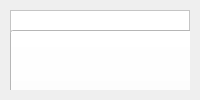
               <widget class="QWidget" name="Bot_SettingPanel">
                <layout class="QVBoxLayout" name="verticalLayout_49">
                 <property name="spacing">
                  <number>0</number>
                 </property>
                 <property name="leftMargin">
                  <number>10</number>
                 </property>
                 <property name="topMargin">
                  <number>10</number>
                 </property>
                 <property name="rightMargin">
                  <number>10</number>
                 </property>
                 <property name="bottomMargin">
                  <number>10</number>
                 </property>
                 <item>
                  <widget class="QFrame" name="frame">
                   <property name="styleSheet">
                    <string notr="true">background-color: rgb(255, 255, 255);</string>
                   </property>
                   <property name="frameShape">
                    <enum>QFrame::StyledPanel</enum>
                   </property>
                   <property name="frameShadow">
                    <enum>QFrame::Raised</enum>
                   </property>
                   <widget class="QPushButton" name="pushButton">
                    <property name="geometry">
                     <rect>
                      <x>0</x>
                      <y>20</y>
                      <width>191</width>
                      <height>171</height>
                     </rect>
                    </property>
                    <property name="text">
                     <string/>
                    </property>
                    <property name="icon">
                     <iconset>
                      <normaloff>C:/Users/A315-56/.designer/backup/image/278648865_716532036438113_3320425925480882445_n-removebg-preview.png</normaloff>C:/Users/A315-56/.designer/backup/image/278648865_716532036438113_3320425925480882445_n-removebg-preview.png</iconset>
                    </property>
                    <property name="iconSize">
                     <size>
                      <width>224</width>
                      <height>154</height>
                     </size>
                    </property>
                   </widget>
                   <widget class="QFrame" name="frame_16">
                    <property name="geometry">
                     <rect>
                      <x>210</x>
                      <y>0</y>
                      <width>501</width>
                      <height>211</height>
                     </rect>
                    </property>
                    <property name="frameShape">
                     <enum>QFrame::StyledPanel</enum>
                    </property>
                    <property name="frameShadow">
                     <enum>QFrame::Raised</enum>
                    </property>
                    <layout class="QGridLayout" name="gridLayout_3">
                     <item row="0" column="0">
                      <widget class="QLabel" name="label">
                       <property name="text">
                        <string>&lt;html&gt;&lt;head/&gt;&lt;body&gt;&lt;p&gt;&lt;span style=&quot; font-size:14pt; color:#4a4a4a;&quot;&gt;Design by : Tứ Trụ &lt;/span&gt;&lt;/p&gt;&lt;/body&gt;&lt;/html&gt;</string>
                       </property>
                      </widget>
                     </item>
                     <item row="0" column="1">
                      <widget class="QLabel" name="label_16">
                       <property name="text">
                        <string/>
                       </property>
                      </widget>
                     </item>
                     <item row="1" column="0">
                      <widget class="QLabel" name="label_5">
                       <property name="text">
                        <string>&lt;html&gt;&lt;head/&gt;&lt;body&gt;&lt;p&gt;&lt;span style=&quot; font-size:14pt;&quot;&gt;Đinh Thanh Tùng&lt;/span&gt;&lt;/p&gt;&lt;/body&gt;&lt;/html&gt;</string>
                       </property>
                      </widget>
                     </item>
                     <item row="1" column="1">
                      <widget class="QLabel" name="label_23">
                       <property name="text">
                        <string>&lt;html&gt;&lt;head/&gt;&lt;body&gt;&lt;p&gt;&lt;span style=&quot; font-size:14pt;&quot;&gt;20139096&lt;/span&gt;&lt;/p&gt;&lt;/body&gt;&lt;/html&gt;</string>
                       </property>
                      </widget>
                     </item>
                     <item row="2" column="0">
                      <widget class="QLabel" name="label_2">
                       <property name="text">
                        <string>&lt;html&gt;&lt;head/&gt;&lt;body&gt;&lt;p&gt;&lt;span style=&quot; font-size:14pt;&quot;&gt;Mai Văn Anh&lt;/span&gt;&lt;/p&gt;&lt;/body&gt;&lt;/html&gt;</string>
                       </property>
                      </widget>
                     </item>
                     <item row="2" column="1">
                      <widget class="QLabel" name="label_24">
                       <property name="text">
                        <string>&lt;html&gt;&lt;head/&gt;&lt;body&gt;&lt;p&gt;&lt;span style=&quot; font-size:14pt;&quot;&gt;20139059&lt;/span&gt;&lt;/p&gt;&lt;/body&gt;&lt;/html&gt;</string>
                       </property>
                      </widget>
                     </item>
                     <item row="3" column="0">
                      <widget class="QLabel" name="label_3">
                       <property name="text">
                        <string>&lt;html&gt;&lt;head/&gt;&lt;body&gt;&lt;p&gt;&lt;span style=&quot; font-size:14pt;&quot;&gt;Trần Toàn Thắng&lt;/span&gt;&lt;/p&gt;&lt;/body&gt;&lt;/html&gt;</string>
                       </property>
                      </widget>
                     </item>
                     <item row="3" column="1">
                      <widget class="QLabel" name="label_25">
                       <property name="text">
                        <string>&lt;html&gt;&lt;head/&gt;&lt;body&gt;&lt;p&gt;&lt;span style=&quot; font-size:14pt;&quot;&gt;20139015&lt;/span&gt;&lt;/p&gt;&lt;/body&gt;&lt;/html&gt;</string>
                       </property>
                      </widget>
                     </item>
                     <item row="4" column="0">
                      <widget class="QLabel" name="label_4">
                       <property name="text">
                        <string>&lt;html&gt;&lt;head/&gt;&lt;body&gt;&lt;p&gt;&lt;span style=&quot; font-size:14pt;&quot;&gt;Nguyễn Bá Quốc Tài&lt;/span&gt;&lt;/p&gt;&lt;/body&gt;&lt;/html&gt;</string>
                       </property>
                      </widget>
                     </item>
                     <item row="4" column="1">
                      <widget class="QLabel" name="label_26">
                       <property name="text">
                        <string>&lt;html&gt;&lt;head/&gt;&lt;body&gt;&lt;p&gt;&lt;span style=&quot; font-size:14pt;&quot;&gt;20139089&lt;/span&gt;&lt;/p&gt;&lt;/body&gt;&lt;/html&gt;</string>
                       </property>
                      </widget>
                     </item>
                    </layout>
                   </widget>
                   <widget class="QPushButton" name="pushButton_2">
                    <property name="geometry">
                     <rect>
                      <x>720</x>
                      <y>10</y>
                      <width>201</width>
                      <height>211</height>
                     </rect>
                    </property>
                    <property name="text">
                     <string/>
                    </property>
                    <property name="icon">
                     <iconset>
                      <normaloff>C:/Users/A315-56/.designer/backup/image/download-removebg-preview.png</normaloff>C:/Users/A315-56/.designer/backup/image/download-removebg-preview.png</iconset>
                    </property>
                    <property name="iconSize">
                     <size>
                      <width>251</width>
                      <height>267</height>
                     </size>
                    </property>
                   </widget>
                   <widget class="QLabel" name="label_27">
                    <property name="geometry">
                     <rect>
                      <x>960</x>
                      <y>40</y>
                      <width>271</width>
                      <height>41</height>
                     </rect>
                    </property>
                    <property name="text">
                     <string>&lt;html&gt;&lt;head/&gt;&lt;body&gt;&lt;p&gt;&lt;span style=&quot; font-size:14pt;&quot;&gt;Thầy Huỳnh Hoàng Hà&lt;/span&gt;&lt;/p&gt;&lt;/body&gt;&lt;/html&gt;</string>
                    </property>
                   </widget>
                  </widget>
                 </item>
                </layout>
               </widget>
